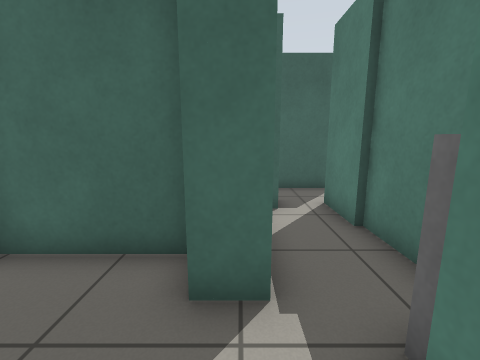
[1] (above)

22 first-person views from a walk through a Gazebo world. The camera is 0.99 m above the floor, tilts 10° down and sees 90° across. Floor lines are 1 m apart. The floor is counted in squares, 0.5 m on a side. Each view is taken from the middle of a square. On the plan, view 1 faces up. The plan holds only what a view shows up to about 15 squares ahead; the rest is blank.

[2]
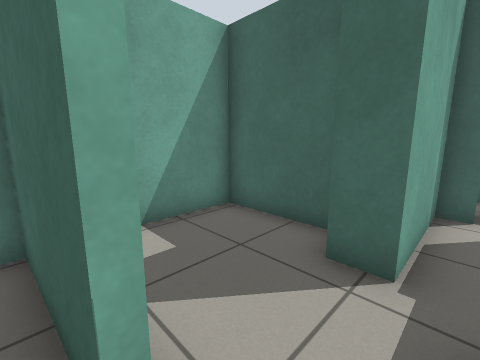

[3]
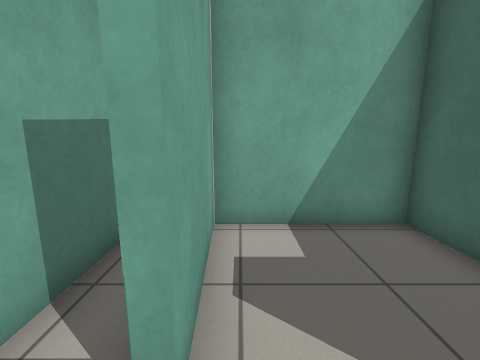

[4]
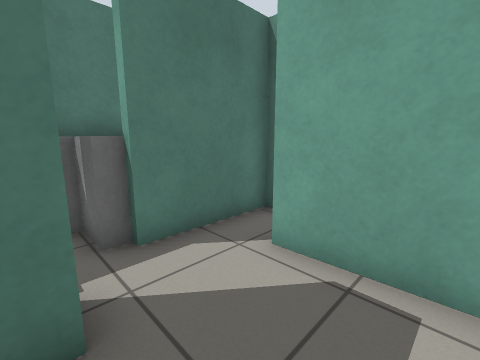

[5]
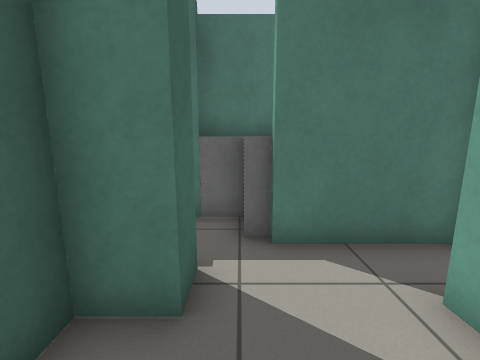

[6]
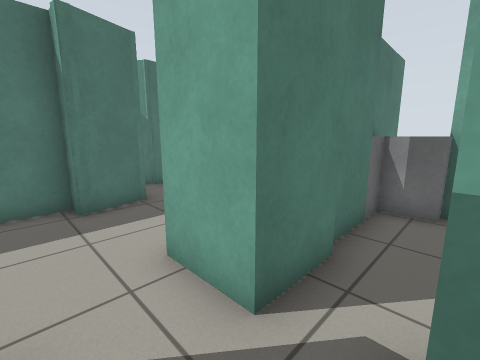

[7]
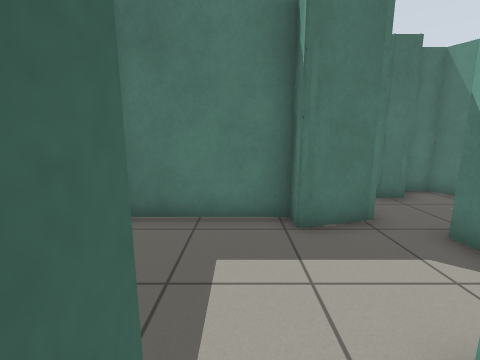

[8]
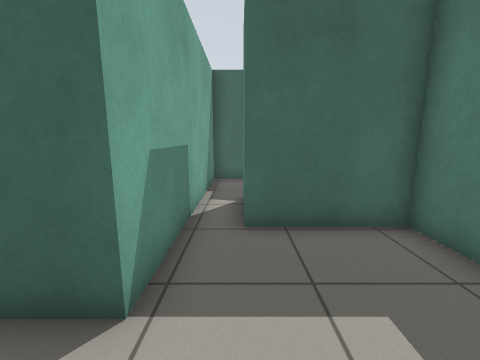

[9]
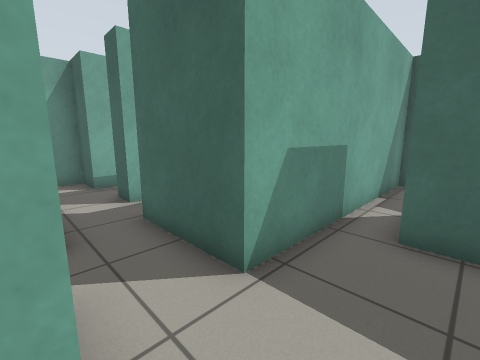

[10]
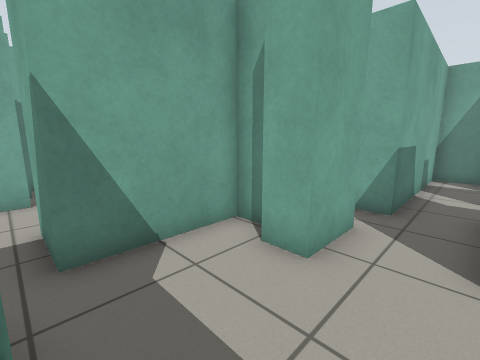

[11]
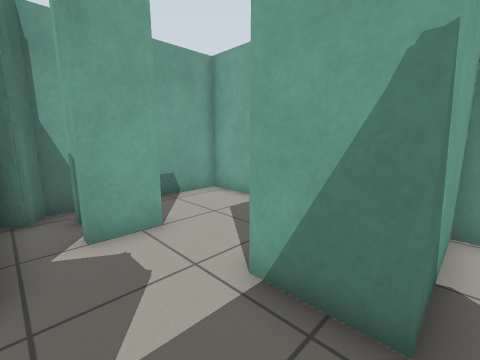

[12]
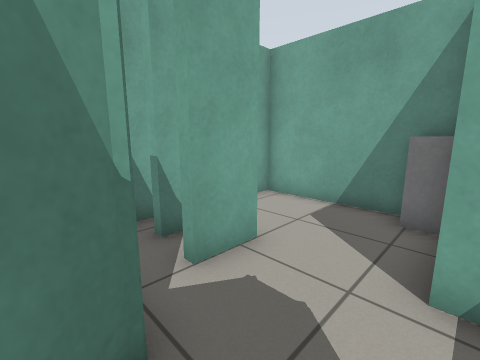

[13]
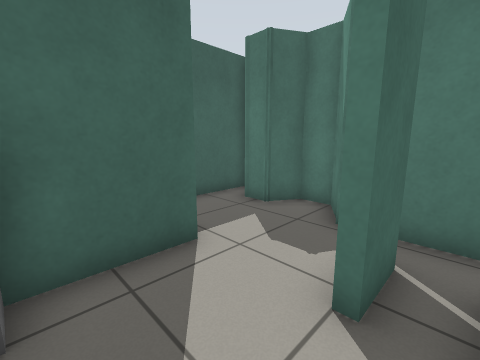

[14]
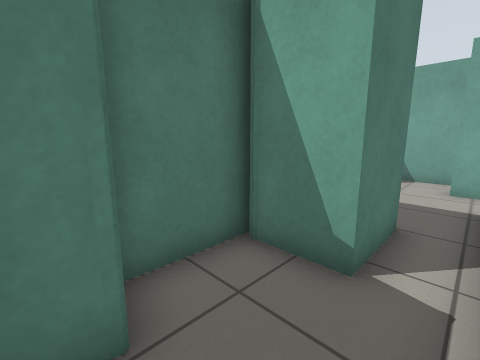

[15]
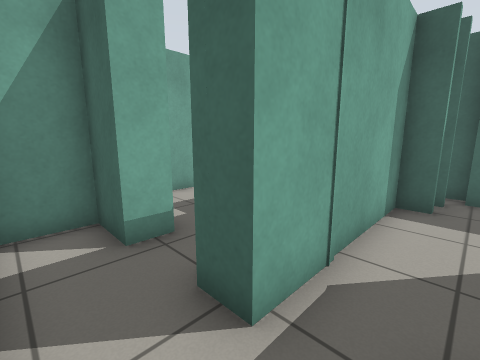

[16]
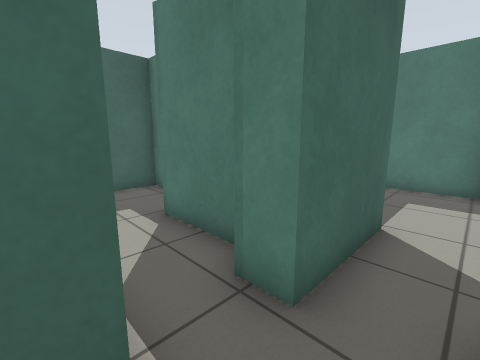

[17]
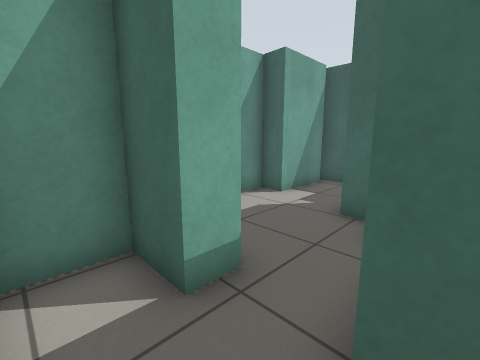

[18]
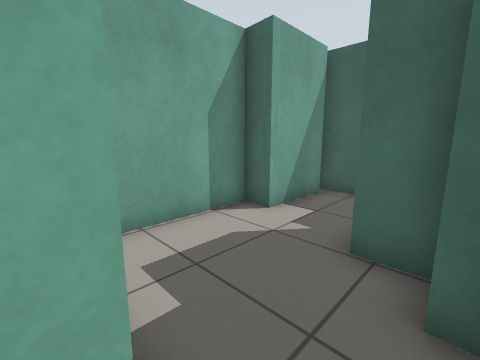

[19]
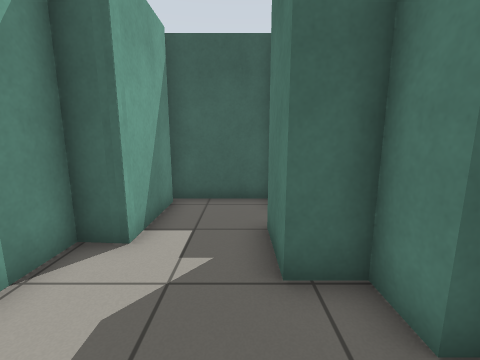

[20]
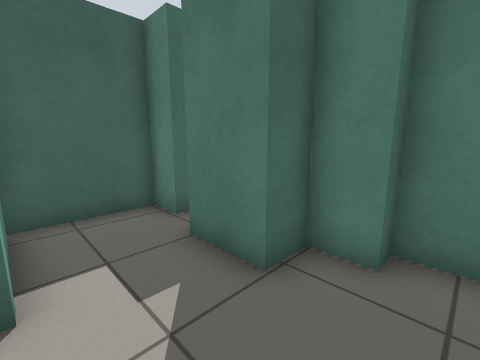

[21]
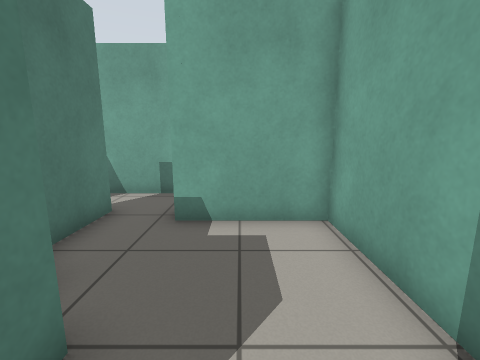

[22]
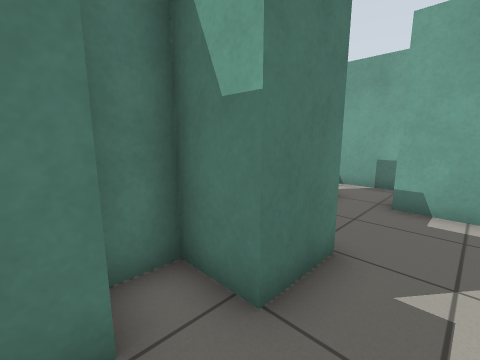

### Floor plan
Ten units are one square. View 1 is at (0, 0); x grows to the right and y downward. Boxes are objects, and circles mark ways between rooms. Rooms are numbered by the first view taken in them; rooms with no view inside come last. Other rooms are left out.
<svg viewBox="-86 -192 212 227">
<path fill="none" stroke="#000" d="M28 -34 28 -52M26 -51 26 -72 36 -72M11 -75 11 -66 4 -66 4 -28 -6 -28 -6 -39 -44 -39 -44 6 -4 4M36 30 36 -16M37 -93 2 -93M-4 7 -42 9M9 23 13 23 13 4M-34 23 -10 23M36 -72 46 -72 46 -61M86 -57 81 -77 88 -77 88 -121 51 -121 51 -146M37 -48 76 -48M37 -145 37 -93M75 1 90 1 90 4 75 4 75 1M74 13 90 13M103 12 103 -11 118 -20 118 -30 108 -36 108 -45 112 -47M95 22 98 19M76 -48 76 -28 47 -28M37 -16 37 26 93 26 98 19M121 -58 96 -58M51 -146 71 -146M61 -172 61 -182M52 -187 37 -187 37 -145M73 -144 73 -170M9 -110 9 -136M-6 -158 -15 -158 -15 -97M2 -93 2 -104M-7 -172 -7 -167M26 -169 26 -176 -3 -176M-1 -183 -8 -183M-14 -75 11 -75M-44 -93 -61 -93 -61 -75 -14 -75M-15 -97 -25 -97M-34 -176 -39 -176 -39 -187 -74 -187M-71 -184 -71 -153 -81 -153 -81 -104 -44 -104 -44 -93M-25 -97 -25 -129 -32 -129 -32 -141 -44 -141 -44 -161 -27 -161 -27 -172"/>
<rect x="15" y="-25" width="20" height="30" fill="#bbb"><title>grey box</title></rect>
<rect x="25" y="-35" width="30" height="20" fill="#bbb"><title>grey box</title></rect>
<circle cx="5" cy="10" r="3" fill="#2a7"/>
<circle cx="30" cy="-85" r="3" fill="#2a7"/>
<circle cx="10" cy="-85" r="3" fill="#2a7"/>
<circle cx="80" cy="-60" r="3" fill="#2a7"/>
<circle cx="40" cy="-150" r="3" fill="#2a7"/>
<circle cx="-20" cy="-85" r="3" fill="#2a7"/>
<circle cx="-35" cy="-100" r="3" fill="#2a7"/>
<text x="10" y="-30">1</text>
<text x="-10" y="20">2</text>
<text x="60" y="-90">3</text>
<text x="80" y="-10">4</text>
<text x="50" y="-160">5</text>
<text x="0" y="-130">6</text>
<text x="-40" y="-90">7</text>
<text x="-50" y="-140">8</text>
</svg>
Room 1 opens to room 2. Room 1 opens to room 3. Room 1 opens to room 6. Room 3 opens to room 4. Room 3 opens to room 5. Room 6 opens to room 7. Room 7 opens to room 8.

Where each view was taken, in squares from view 1:
view 1: 0 up, 0 right, facing up
view 2: 1 down, 1 right, facing up-left
view 3: 0 up, 1 right, facing left
view 4: 3 up, 3 left, facing down-right
view 5: 2 up, 3 left, facing right
view 6: 9 up, 1 right, facing down-right
view 7: 9 up, 3 right, facing right
view 8: 7 up, 5 right, facing up
view 9: 7 up, 6 right, facing up-left
view 10: 9 up, 8 right, facing down-left
view 11: 5 up, 10 right, facing down-left
view 12: 3 up, 11 right, facing down-left
view 13: 1 down, 5 right, facing up-right
view 14: 18 up, 4 right, facing down-right
view 15: 8 up, 0 right, facing up-left
view 16: 8 up, 2 left, facing up-right
view 17: 8 up, 2 left, facing up-left
view 18: 10 up, 3 left, facing up-left
view 19: 11 up, 5 left, facing up
view 20: 12 up, 7 left, facing up-right
view 21: 16 up, 6 left, facing down
view 22: 18 up, 6 left, facing down-right
